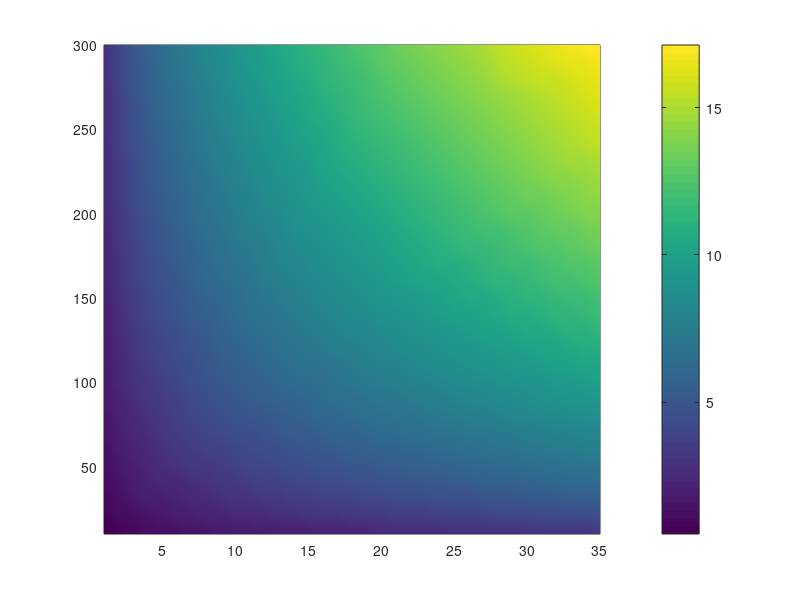
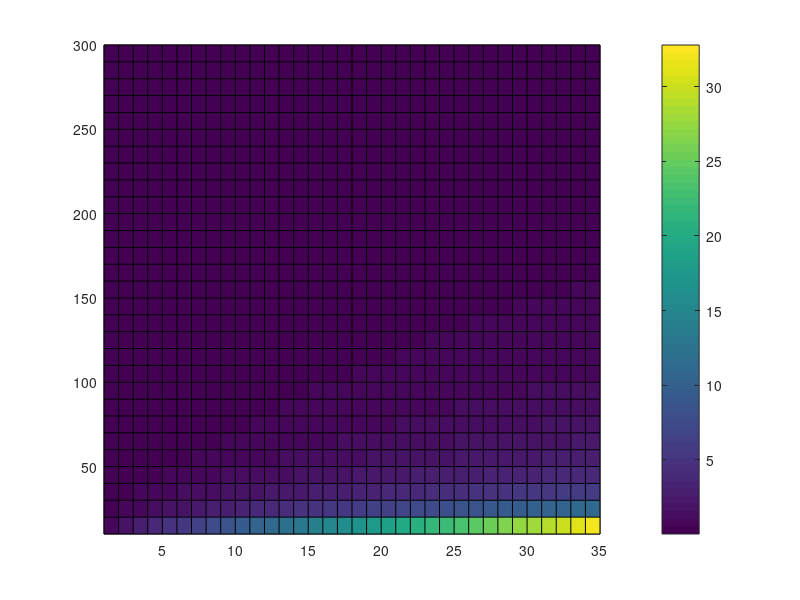

These figures' MATLAB source, in order:
c = 3*10^10;    % speed of light, cm/s
nE = [1:1:35];    % electron density, x10^18/c.c.
tE = [10:10:300];%[1:10,20:10:100,200:100:1000];   % temperature of electron plasma [eV]
[x,y] = meshgrid(nE,tE);

bPP = sqrt(8*pi.*x*10^18.*y)/c;

figure(1)
pcolor(nE,tE,bPP)
shading interp
colorbar

%clear all

alp = 0.15*10^4.5/(4*4*10^19);
nI = x;%4*10^19;
z=1;
bNes = alp*z^2.*nI*10^18./(y.^1.5);    %[T]
bNes(end,end)

figure(2)
pcolor(nE,tE,bNes)
%shading interp
colorbar
